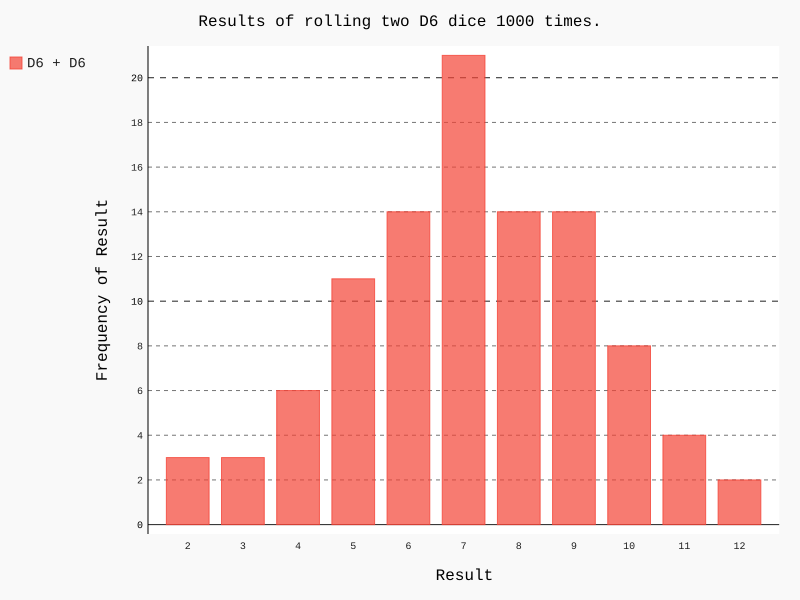

The Python source for this figure:
from die_new import Die
import pygal

#die = Die()
die_1 = Die()
die_2 = Die()
results = []
for roll_num in range(100):
       #result = die.roll()
       result = die_1.roll() + die_2.roll()
       results.append(result)
frequencies = []
max_result = die_1.num_sides + die_2.num_sides
#for value in range(1, die.num_sides+1):
for value in range(2, max_result+1):
    frequency = results.count(value)
    frequencies.append(frequency)
print(results)

hist = pygal.Bar()
# hist.title = "Results of rolling one D6 1000 times."
# hist.x_labels = ['1', '2', '3', '4', '5', '6']
hist.title = "Results of rolling two D6 dice 1000 times."
hist.x_labels = ['2', '3', '4', '5', '6', '7', '8', '9', '10', '11', '12']
hist.x_title = "Result"
hist.y_title = "Frequency of Result"
#hist.add('D6', frequencies)
hist.add('D6 + D6', frequencies)
hist.render_to_file('die_visual.svg')
